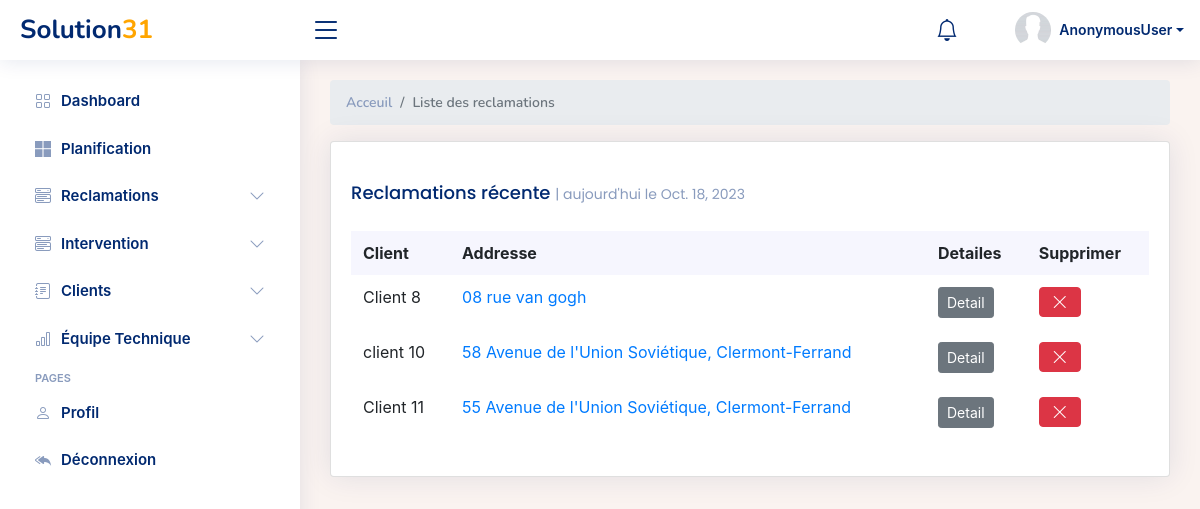
The app's page /reclamations/list, older data.
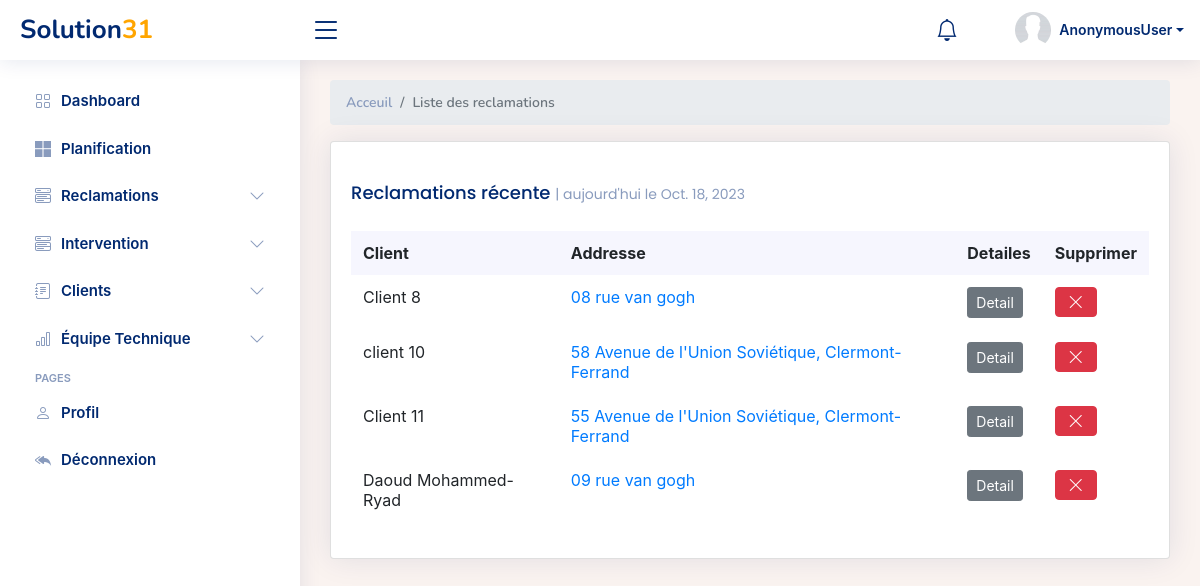
The same page, newer data.
### Dashboard/models.py (models this page shows)
class Reclamation(models.Model):
    Date_Ajouté = models.DateTimeField(auto_now_add=True)
    Nom_Client = models.CharField(max_length=100, blank=False, null=False)
    Numéro = models.CharField(max_length=100, blank=False, null=False)
    Address = models.CharField(max_length=100, blank=False, null=False)
    Ville = models.CharField(max_length=100, blank=False, null=False)
    Code_postal = models.IntegerField()
    Details = models.CharField(max_length=500, blank=True, null=True)
    intervention_cree = models.BooleanField(default=False)

### Dashboard/views.py (the view)
# urls.py: path('reclamations/list',list_reclamations ,name='list_reclamations'),
def list_reclamations(request):
    date = datetime.now().date()
    print(date)
    interventions = Intervention.objects.all()
    reclamations = Reclamation.objects.all()
    context={'interventions':interventions ,'reclamations':reclamations, 'date':date}
    return render(request, 'Dashboard/list_reclamation.html',context)

### Dashboard/templates/Dashboard/list_reclamation.html (shortened to what this page needs)
{% extends 'Dashboard/main.html' %}
{% block content %}
    <link href="https://maxcdn.bootstrapcdn.com/bootstrap/4.5.2/css/bootstrap.min.css" rel="stylesheet">
  <main id="main" class="main">
    <div class="pagetitle">
      <nav>
        <ol class="breadcrumb">
          <li class="breadcrumb-item"><a href="index.html">Acceuil</a></li>
          <li class="breadcrumb-item active">Liste des reclamations</li>
        </ol>
      </nav>
    </div>
    <section class="section dashboard">
      <div class="row">
        <div class="col-lg-12">
          <div class="row">
            <div class="col-12">
              <div class="card recent-sales overflow-auto">
                <div class="card-body">
                  <h5 class="card-title">Reclamations récente <span>| aujourd'hui le {{date}}</span></h5>
                  <table class="table table-borderless datatable">
                    <thead>
                      <tr>
                        <th scope="col">Client</th>
                        <th scope="col">Addresse</th>
                        <th scope="col">Detailes</th>
                        <th scope="col">Supprimer</th>
                      </tr>
                    </thead>
                    <tbody>
                    {% for rec in reclamations %}
                      <tr>
                        <td>{{rec.Nom_Client}}</td>
                        <td><a href="#" class="text-primary">{{rec.Address}}</a></td>
                        <td>
                            <button type="button" class="btn btn-secondary btn-sm" data-id="{{ rec.id }}"> Detail
                            </button>
                        </td>
                        <td> <button type="button" class="btn btn-danger"><i class="bi bi-x-lg"></i></button></td>
                      </tr>
                    {% endfor %}
                    </tbody>
                  </table>
                </div>
              </div>
            </div>
          </div>
        </div>
      </div>
    </section>
  </main>
{% endblock content %}

Row changes from the older to the newer data that the page shows:
added Reclamation: Nom_Client "Daoud Mohammed-Ryad", Address "09 rue van gogh"
